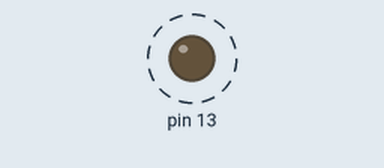
The sketch below on a simulated Arduino Uno, built with avr-gcc and run on an emulated ATmega328P. On the bench: output pins drawn as LEDs (lit = HIGH). Dashed ring = blinking.

Above: at 0.5 s.
Timing chart, 0 to 3.0 s (numbered marks = the images above):
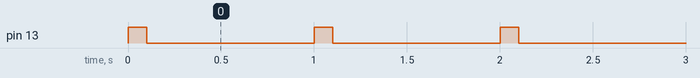

Measured:
- by itself, pin 13: alternates HIGH for 0.10 s and LOW for 0.90 s

The sketch:

Arduino101.ino
```cpp
void setup()
{
  // setup code here, runs once when you power the board or press the reset button
  // initialize digital pin 13 (which is wired to the builtin LED) as an output.
  pinMode(13, OUTPUT);
}

void loop()
{
  // main code here, the loop runs over and over again forever
  int T_MS = 100;

  digitalWrite(13, HIGH); // send HIGH voltage level to pin 13 to turn the LED on
  delay(T_MS);            // wait for T_MS milliseconds
  digitalWrite(13, LOW);  // send LOW voltage level to pin 13 to turn the LED off
  delay(9*T_MS);            // wait for T_MS milliseconds
}
```
